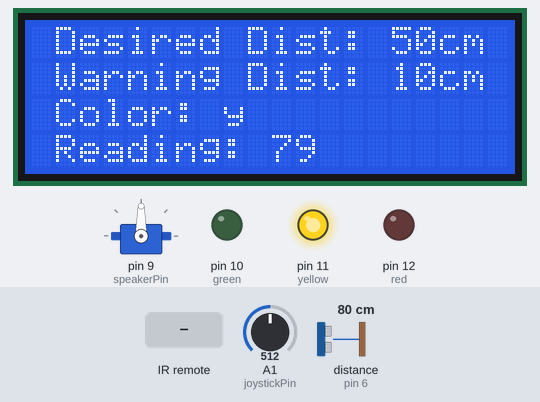
The sketch below on a simulated Arduino Uno, built with avr-gcc and run on an emulated ATmega328P. Parts: 20×4 character LCD, servo, output pins drawn as LEDs (lit = HIGH). Wiring (inferred from the names in the program): ultrasonic range finder: trigger pin 7; echo pin 6. The test bench sets the inputs (shaded band); at power-on: A1 (joystickPin) = 512, distance to the obstacle (sensor on pin 6) 80 cm. The echo pulse lasts 58.3 µs per cm; pins used as bus, display or sensor lines are not drawn; what the sketch prints to the serial monitor is not drawn.

Above: at 1.2 s.
1.3 s: A1 (joystickPin) set to 156
At 2.07 s:
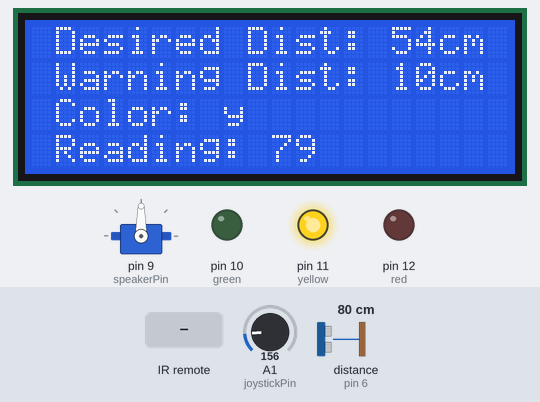
4.3 s: A1 (joystickPin) set to 132
At 4.96 s:
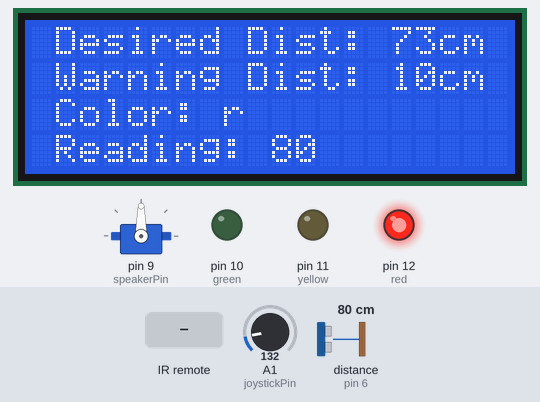
6.2 s: distance to the obstacle (sensor on pin 6) set to 250 cm
At 6.88 s:
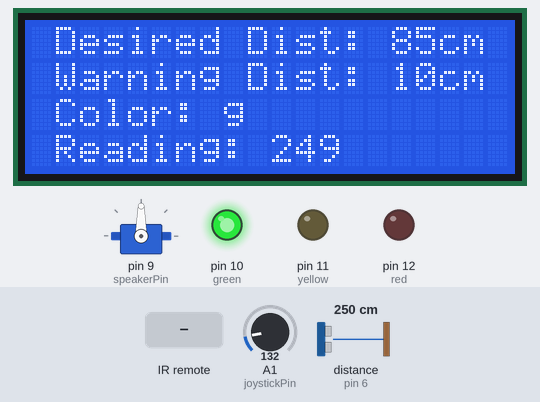
8.2 s: infrared code 0xFF02FD received
At 11.05 s:
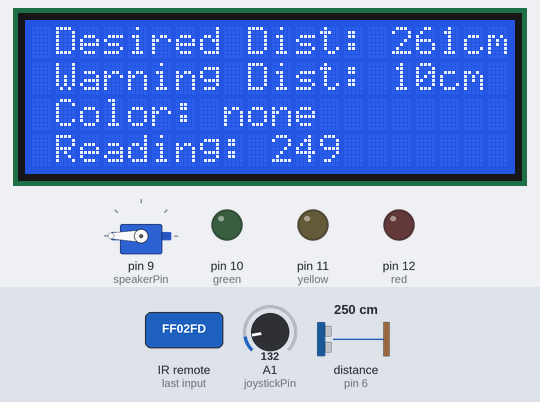
11.2 s: distance to the obstacle (sensor on pin 6) set to 299 cm
At 11.81 s:
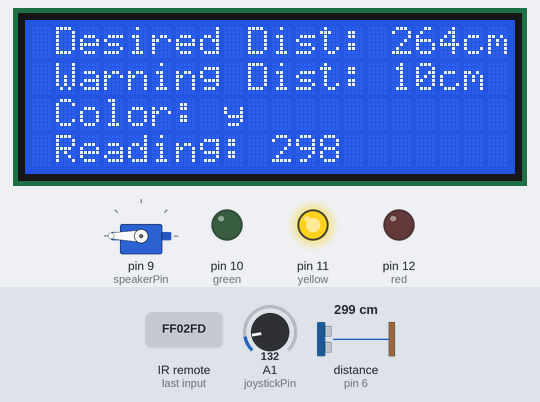
13.5 s: infrared code 0xFFE01F received
At 17.18 s:
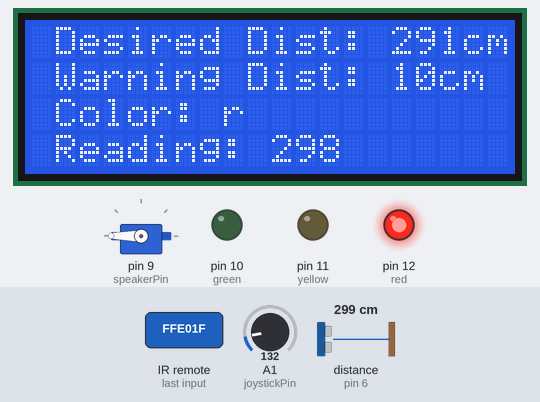
Timing chart, 0 to 17.5 s (numbered marks = the images above; inputs shaded):
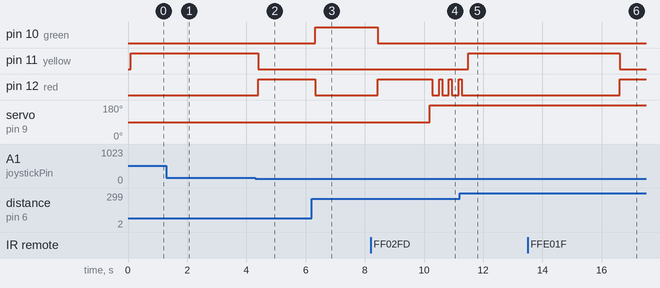

Measured:
- the behaviour switches between 148 and 147 on A1 (joystickPin) (found by bisection; images 1 and 2)
- after the input at 1.3 s, the display: first changes after 0.21 s (image 1 shows a later state)
- after the input at 6.2 s, pin 10 (green): LOW → HIGH after 0.13 s; servo on pin 9 (speakerPin): stays 90° (without the input it goes to 180° after 1.1 s); the display: first differs from a run without the input after 0.19 s (image 3 shows a later state)
- after the input at 8.2 s, pin 10 (green): HIGH → LOW after 0.24 s; pin 12 (red): LOW → HIGH after 0.24 s, then repeats every 0.33 s: LOW 0.23 s, HIGH 0.10 s; servo on pin 9 (speakerPin): 90° → 180° after 2.0 s
- after the input at 11.2 s, pin 11 (yellow): LOW → HIGH after 0.30 s; pin 12 (red): goes on until 11.3 s, then stays LOW; the display: first differs from a run without the input after 0.36 s (image 5 shows a later state)
- after the input at 13.5 s, pin 11 (yellow): HIGH → LOW after 3.1 s instead of 2.3 s; pin 12 (red): LOW → HIGH after 3.1 s instead of 2.3 s

The sketch:

robohack-arduino-code.ino
```cpp
/* WIRING
D7 Trig
D6 Echo
A1 Joy
20x4 Display A4/A5 i2C
D12 RED
D11 Yellow
D10  Green
D9 Speaker
D2 IR Remote
*/

#include <Wire.h>
#include <hd44780.h>
#include <hd44780ioClass/hd44780_I2Cexp.h> // include i/o class header

#include <IRremote.h>
#include <Servo.h>

#define joystickPin A1
#define speakerPin 9
const int RECV_PIN = 2;

#define TRIG_PIN 7
#define ECHO_PIN 6

hd44780_I2Cexp lcd;
IRrecv irrecv(RECV_PIN);
decode_results results;
Servo mySpeaker;

const float maxDistance = 500; // cm
const float minDistance = 10; //cm

const float defaultDesiredDistance = 50; // cm
const float warningDistance = 10; // cm
const float defaultDesiredDistanceRange = 75; // cm


float desiredDistance = 50; // cm
float desiredDistanceRange = 100; //cm

float duration, distance;
String currentlyChanging = "Desired";
String currentLight = "none";

int deadzone = 64;

void setup() {
  Serial.begin(9600); //9600 is how fast we talk
  Serial.println("LCD Bootup");
  // initialize LCD with number of columns and rows:
  lcd.begin(20, 4);

  // Print a message to the LCD
  lcd.setCursor(1,0); //col 1 row 0
  lcd.print("Booting up...");

  Serial.println("Ultrasonic prep");
  pinMode(TRIG_PIN, OUTPUT); // trig pin (send info TO sesnor)
  pinMode(ECHO_PIN, INPUT); // echo pin (get info FROM sensor)

  Serial.println("Light prep");
  pinMode(10, OUTPUT); // green
  pinMode(11, OUTPUT); // yellow
  pinMode(12, OUTPUT); // red

  Serial.println("IR Remote Bootup");
  irrecv.enableIRIn();
  irrecv.blink13(true);

  Serial.println("Speaker prep");
  mySpeaker.attach(speakerPin);
  Serial.println("Bootup complete");
}

void loop() {

  // read from ultrasonic sensor
  digitalWrite(TRIG_PIN, LOW);
  delayMicroseconds(2);
  digitalWrite(TRIG_PIN, HIGH);
  delayMicroseconds(10);
  digitalWrite(TRIG_PIN, LOW);
  duration = pulseIn(ECHO_PIN, HIGH);
  distance = duration * 0.0343 /2; //convert to cm

  Serial.println(distance); // send distance back

  // read from and process joystick input
  int joystickInput = analogRead(joystickPin);
  if (joystickInput > 512 + deadzone || joystickInput < 512 - deadzone) {
    if (currentlyChanging == "Desired") {
      desiredDistance -= ((float)(joystickInput) - 512.0) / 500.0;
      desiredDistance = clamp(desiredDistance, minDistance, maxDistance);
    } else if (currentlyChanging == "Warning") {
      desiredDistanceRange -= ((float)(joystickInput) - 512.0) / 500.0;
      desiredDistanceRange = clamp(desiredDistanceRange, minDistance, maxDistance - desiredDistance);
    }
  }

  // change light state based on ultrasonic reading
  if (distance < desiredDistance - warningDistance && joystickInput != 512) {
    mySpeaker.attach(speakerPin);
    mySpeaker.write(180);
    setLight("r");
    delay(100);
    mySpeaker.detach();
    setLight("none");
    delay(100);
  } else if (distance < desiredDistance + warningDistance) {
    setLight("r");
  } else if (distance < desiredDistance + desiredDistanceRange) {
    setLight("y");
  } else if (distance < maxDistance) {
    setLight("g");
  } else {
    setLight("none");
  }


  // read from and process IR input
  if (irrecv.decode(&results)){
    Serial.println(results.value, HEX);
    irrecv.resume();
    if (results.value == 0xFF02FD) {
      desiredDistance = (int)distance;
      desiredDistance = clamp(desiredDistance, minDistance, maxDistance);
    } else if (results.value == 0xFF906F) {
      desiredDistance += 5;
      desiredDistance = clamp(desiredDistance, minDistance, maxDistance);
    } else if (results.value == 0xFFE01F) {
      desiredDistance -= 5;
      desiredDistance = clamp(desiredDistance, minDistance, maxDistance);
    }

  }

  //display configuration to screen

  lcd.clear();
  lcd.setCursor(1,0); //col 1 row 0
  lcd.print("Desired Dist: " + String((int)desiredDistance) + "cm");
  lcd.setCursor(1,1); //col 1 row 1
  lcd.print("Warning Dist: " + String((int)warningDistance) + "cm");
  lcd.setCursor(1,2); //col 1 row 2
  lcd.print("Color: " + currentLight);
  lcd.setCursor(1,3);
  lcd.print("Reading: " + String((int)distance));
  delay(50);
}

// clamp input to between minimum and maximum
float clamp(float input, int minimum, int maximum) {
    if (input > maximum) input = (float)maximum;
    if (input < minimum) input = (float)minimum;
    return input;
}

// set light color to desired mode: 'r' 'y' 'g' or 'none'
void setLight(String color) {
  if (currentLight != color) {
    if (currentLight == "none") {
      if (color == "r") digitalWrite(12, HIGH);
      if (color == "y") digitalWrite(11, HIGH);
      if (color == "g") digitalWrite(10, HIGH);
    }
    if (currentLight == "r") {
      digitalWrite(12, LOW);
      if (color == "y") digitalWrite(11, HIGH);
      if (color == "g") digitalWrite(10, HIGH);
    }
    if (currentLight == "y") {
      digitalWrite(11, LOW);
      if (color == "r") digitalWrite(12, HIGH);
      if (color == "g") digitalWrite(10, HIGH);
    }
    if (currentLight == "g") {
      digitalWrite(10, LOW);
      if (color == "r") digitalWrite(12, HIGH);
      if (color == "y") digitalWrite(11, HIGH);
    }
    currentLight = color;
    if (color == "none") {
      digitalWrite(10, LOW);
      digitalWrite(11, LOW);
      digitalWrite(12, LOW);
    }
  }
}
```
